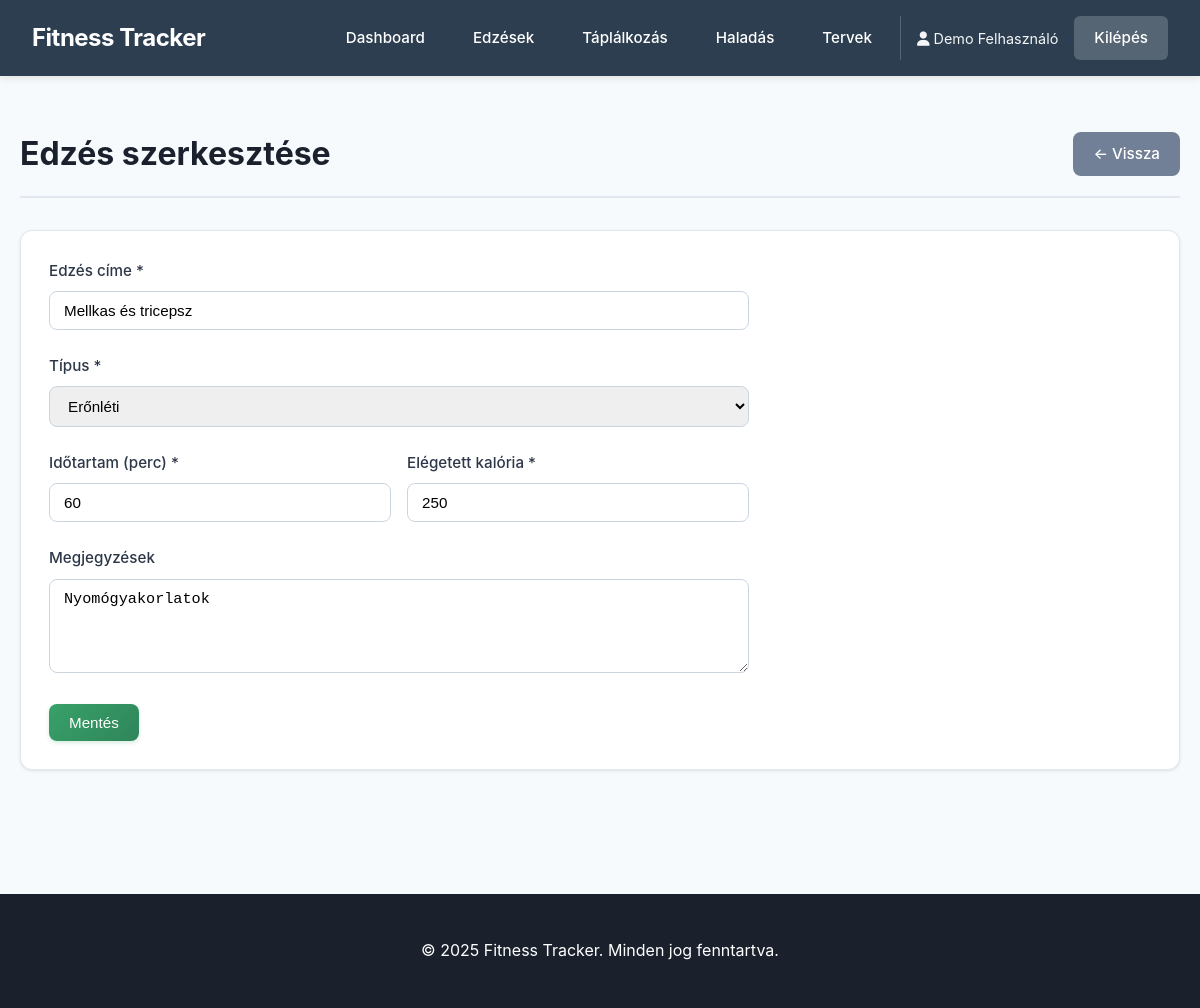
Page /index.php?action=workout_edit&id=2 (signed in) on the committed database.
### tables this page shows
CREATE TABLE workouts (
    id INT AUTO_INCREMENT PRIMARY KEY,
    user_id INT NOT NULL,
    title VARCHAR(100) NOT NULL,
    type VARCHAR(50) NOT NULL,
    duration INT NOT NULL COMMENT 'Duration in minutes',
    calories_burned INT NOT NULL,
    notes TEXT,
    workout_date DATE NOT NULL,
    created_at TIMESTAMP DEFAULT CURRENT_TIMESTAMP,
    FOREIGN KEY (user_id) REFERENCES users(id) ON DELETE CASCADE,
    INDEX idx_user_date (user_id, workout_date)
);

### controllers/BaseController.php (called while the page is built, shortened)
<?php
abstract class BaseController
{
    public function __construct($model)
    {
        $this->model = $model;
    }
    protected function render(string $view, array $data = []): void
    {
        extract($data);
        $viewFile = "views/{$view}.php";
        include $viewFile;
    }
}

### controllers/WorkoutController.php (called while the page is built, shortened)
<?php
class WorkoutController extends BaseController
{
    public function edit(): void
    {
        $id = (int)($_GET['id'] ?? 0);
        $workout = $this->model->getById($id);
        $this->render('workout/edit', [
            'workout' => $workout,
            'errors' => $errors ?? []
        ]);
    }
}

### classes/Router.php (called while the page is built, shortened)
<?php
class Router
{
    private array $routes = [];
    private Database $database;
    public function __construct(Database $database)
    {
        $this->database = $database;
    }
    public function add(string $action, string $controllerClass, string $method, string $modelClass): void
    {
        $this->routes[$action] = [
            'controller' => $controllerClass,
            'method' => $method,
            'model' => $modelClass
        ];
    }
    public function dispatch(?string $action = null): void
    {
        $action = $action ?? $_GET['action'] ?? 'home';
        $route = $this->routes[$action];
        $model = new $route['model']($this->database);
        $controller = new $route['controller']($model);
        $method = $route['method'];
        $controller->$method();
    }
}

### index.php (called while the page is built, shortened)
<?php
require_once 'config/database.php';
require_once 'classes/Database.php';
require_once 'classes/Router.php';
require_once 'models/BaseModel.php';
require_once 'controllers/BaseController.php';
require_once 'controllers/WorkoutController.php';
$database = Database::getInstance();
$router = new Router($database);
$router->add('login', AuthController::class, 'login', User::class);
$router->add('register', AuthController::class, 'register', User::class);
$router->add('logout', AuthController::class, 'logout', User::class);
$router->add('home', DashboardController::class, 'home', User::class);
$router->add('workout_list', WorkoutController::class, 'list', Workout::class);
$router->add('workout_create', WorkoutController::class, 'create', Workout::class);
$router->add('workout_edit', WorkoutController::class, 'edit', Workout::class);
$router->add('workout_delete', WorkoutController::class, 'delete', Workout::class);
$router->add('nutrition_list', NutritionController::class, 'list', Nutrition::class);
$router->add('nutrition_create', NutritionController::class, 'create', Nutrition::class);
$router->add('nutrition_edit', NutritionController::class, 'edit', Nutrition::class);
$router->add('nutrition_delete', NutritionController::class, 'delete', Nutrition::class);
$router->add('calculator', NutritionController::class, 'calculator', Nutrition::class);
$router->add('progress_list', ProgressController::class, 'list', Progress::class);
$router->add('progress_create', ProgressController::class, 'create', Progress::class);
$router->add('progress_charts', ProgressController::class, 'charts', Progress::class);
$router->add('plan_list', WorkoutPlanController::class, 'list', WorkoutPlan::class);
$router->add('plan_create', WorkoutPlanController::class, 'create', WorkoutPlan::class);
$router->add('plan_show', WorkoutPlanController::class, 'show', WorkoutPlan::class);
$router->add('plan_clone', WorkoutPlanController::class, 'clone', WorkoutPlan::class);
$router->dispatch();

### models/BaseModel.php (called while the page is built, shortened)
<?php
abstract class BaseModel
{
    protected mysqli $db;
    protected string $table;
    public function __construct(Database $database)
    {
        $this->db = $database->getConnection();
    }
    public function getById(int $id): ?array
    {
        $sql = "SELECT * FROM {$this->table} WHERE id = ?";
        $stmt = $this->db->prepare($sql);
        $stmt->bind_param('i', $id);
        $stmt->execute();
        $result = $stmt->get_result();
        return $result->fetch_assoc();
    }
}

### classes/Database.php (called while the page is built, shortened)
<?php
class Database
{
    private mysqli $connection;
    private function __construct()
    {
        $this->connection = new mysqli(
            DB_HOST,
            DB_USER,
            DB_PASS,
            DB_NAME
        );
        $this->connection->set_charset(DB_CHARSET);
    }
    public function getConnection(): mysqli
    {
        return $this->connection;
    }
}

### views/workout/edit.php (the view, shortened to what this page needs)
<?php include 'views/layouts/header.php'; ?>
<div class="container">
    <div class="page-header">
        <h1>Edzés szerkesztése</h1>
        <a href="index.php?action=workout_list" class="btn btn-secondary">← Vissza</a>
    </div>
    <div class="card">
        <form method="POST" class="form">
            <div class="form-group">
                <label for="title">Edzés címe *</label>
                <input type="text" id="title" name="title"
                       value="<?php echo htmlspecialchars($workout['title']); ?>" required>
            </div>
            <div class="form-group">
                <label for="type">Típus *</label>
                <select id="type" name="type" required>
                    <option value="Erőnléti" <?php echo $workout['type'] === 'Erőnléti' ? 'selected' : ''; ?>>Erőnléti</option>
                </select>
            </div>
            <div class="form-row">
                <div class="form-group">
                    <label for="duration">Időtartam (perc) *</label>
                    <input type="number" id="duration" name="duration"
                           value="<?php echo $workout['duration']; ?>" min="1" required>
                </div>
                <div class="form-group">
                    <label for="calories">Elégetett kalória *</label>
                    <input type="number" id="calories" name="calories"
                           value="<?php echo $workout['calories_burned']; ?>" min="0" required>
                </div>
            </div>
            <div class="form-group">
                <label for="notes">Megjegyzések</label>
                <textarea id="notes" name="notes" rows="4"><?php echo htmlspecialchars($workout['notes']); ?></textarea>
            </div>
            <button type="submit" class="btn btn-primary">Mentés</button>
        </form>
    </div>
</div>
<?php include 'views/layouts/footer.php'; ?>

### public/css/style.css (style rules this page uses)
* { margin: 0; padding: 0; box-sizing: border-box; }
body { font-family: 'Inter', -apple-system, BlinkMacSystemFont, 'Segoe UI', sans-serif; line-height: 1.6; color: #2d3748; background-color: #f7fafc; }
.container { max-width: 1400px; margin: 0 auto; padding: 20px; }
.page-header { display: flex; justify-content: space-between; align-items: center; margin-bottom: 2rem; padding-bottom: 1rem; border-bottom: 2px solid #e2e8f0; }
.page-header h1 { color: #1a202c; font-size: 2rem; font-weight: 700; }
.card { background: white; border-radius: 12px; padding: 1.75rem; margin-bottom: 1.5rem; box-shadow: 0 1px 3px rgba(0,0,0,0.1); border: 1px solid #e2e8f0; }
.btn { display: inline-flex; align-items: center; justify-content: center; gap: 0.5rem; padding: 0.625rem 1.25rem; border: none; border-radius: 8px; font-size: 0.95rem; font-weight: 500; cursor: pointer; text-decoration: none; transition: all 0.2s; }
.btn-primary { background: linear-gradient(135deg, #38a169 0%, #2f855a 100%); color: white; box-shadow: 0 2px 4px rgba(56, 161, 105, 0.2); }
.btn-secondary { background-color: #718096; color: white; }
.form { max-width: 700px; }
.form-group { margin-bottom: 1.5rem; }
.form-row { display: grid; grid-template-columns: repeat(auto-fit, minmax(200px, 1fr)); gap: 1rem; }
.form-group label { display: block; margin-bottom: 0.5rem; font-weight: 500; color: #2d3748; font-size: 0.95rem; }
.form-group input, .form-group select, .form-group textarea { width: 100%; padding: 0.625rem 0.875rem; border: 1px solid #cbd5e0; border-radius: 8px; font-size: 0.95rem; transition: all 0.2s; }

### rows in the picture
workouts: title "Mellkas és tricepsz", type "Erőnléti", duration "60", calories "250", notes "Nyomógyakorlatok"

### other values in the picture
$_SESSION['user_name'] "Demo Felhasználó"
